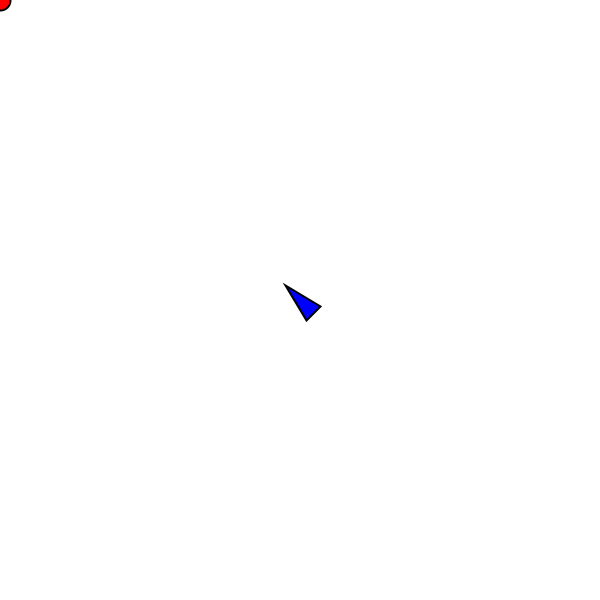
Frame 1 (no input)
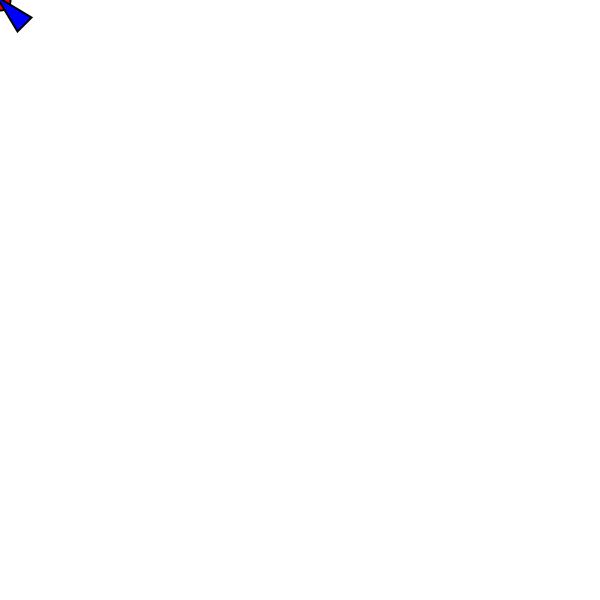
Frame 60 (the mouse pressed at the canvas centre just before this capture)
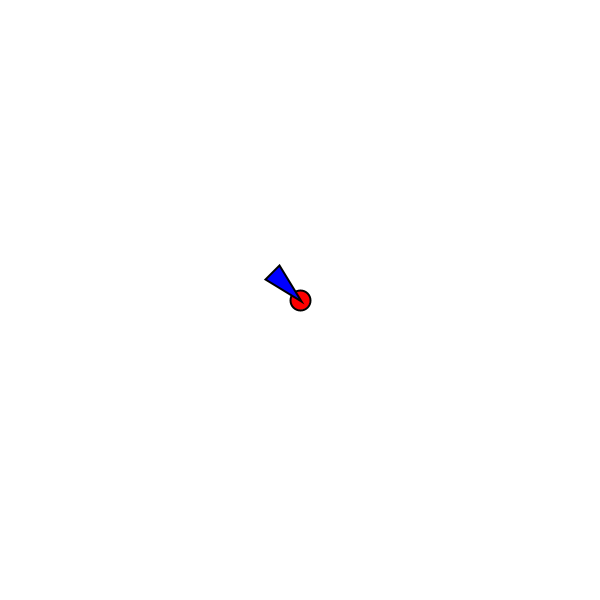
Frame 120 (the mouse held since frame 60 and released just before this capture)

The Processing sketch that drew these frames (run headless with seeded random() and noise(); from frame 60 on, the mouse is pressed at the canvas centre):

// Processing sketch: n6_1_seek_approach
// ── n6_1_seek_approach.pde
Vehicle v;
PVector mouse;

void setup() {
  size(600,600);
  v = new Vehicle(width/2,height/2);
}
void draw() {
  background(255);
  mouse = new PVector(mouseX,mouseY);
  
  fill(255,0,0);
  stroke(0);
  strokeWeight(2);
  ellipse(mouseX,mouseY,20,20);
  
  float distance = PVector.dist(v.pos,mouse);
  if (distance <= v.r) {
    v.arrive(mouse);
  } else {
    v.seek(mouse);
  }
  v.update();
  v.display();
}
// ── Vehicle.pde
class Vehicle {
  PVector pos, vel, acc;
  float maxspeed, maxforce, r;
  Vehicle(float x, float y) {
    pos = new PVector(x,y);
    vel = new PVector(0,0);
    acc = new PVector(0,0);
    maxspeed = 10;
    maxforce = 0.5;
    r = 0;
  }
  void update() {
    vel.add(acc);
    vel.limit(maxspeed);
    pos.add(vel);
    acc.mult(0);
    r = 100;
  }
  void applyForce(PVector force) {
    acc.add(force);
  }
  void seek(PVector target) {
    PVector desired = PVector.sub(target,pos);
    desired.normalize();
    desired.mult(maxspeed);
    PVector steer = PVector.sub(desired,vel);
    steer.limit(maxforce);
    applyForce(steer);
  }
  void arrive(PVector target) {
    PVector desired = PVector.sub(target,pos);
    float d = desired.mag();
    float m = map(d,0,r,0,maxspeed);
    desired.setMag(m);
    PVector steer = PVector.sub(desired,vel);
    applyForce(steer);
  }
  void display() {
    float theta = vel.heading() + PI/2;
    fill(0,0,255);
    stroke(0);
    
    pushMatrix();
    translate(pos.x,pos.y);
    rotate(theta);
    beginShape();
    vertex(0, -20);
    vertex(-10, 20);
    vertex(10, 20);
    endShape(CLOSE);
    popMatrix();
  }
}
